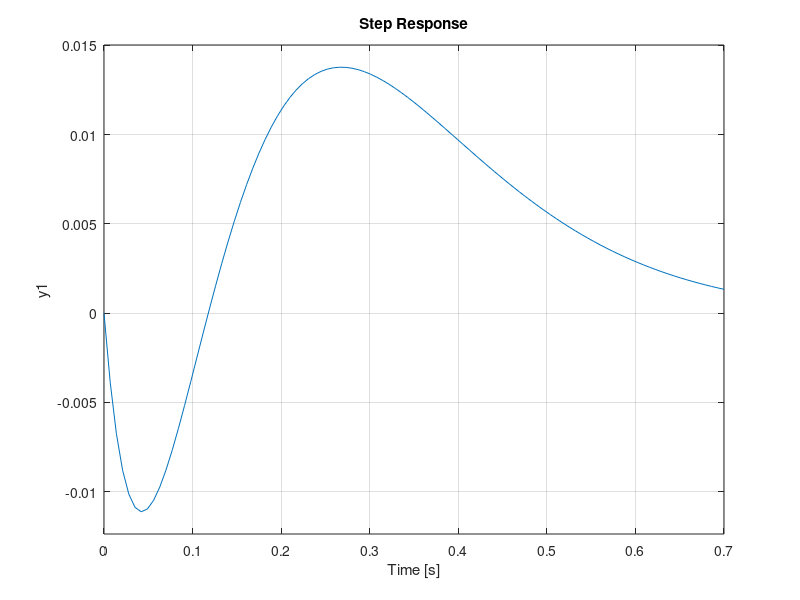
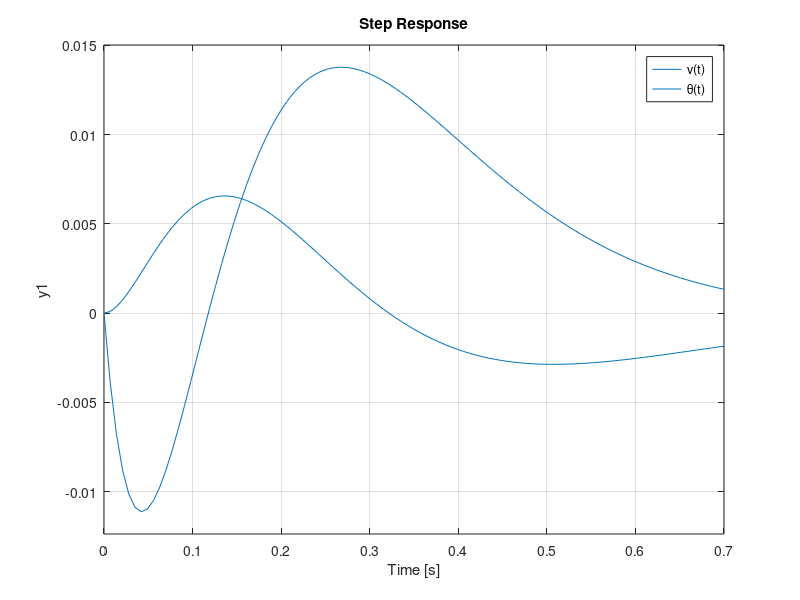

Reproduce these figures in MATLAB, in order.
%% Controlador Variables de estado
clear
clc

A = [0 1 0 0; 0 -0.5452 -6.2896 0; 0 0 0 1; 0 3.7793 88.158 0];
B = [0; -0.63102; 0; 4.3742];
C = [0 1 0 0];
D = 0;

sis = ss(A,B,C,D);
polos = [-9.1 -9.2 -9.4 -9.6];
K=place(A,B,polos); %acker
Alc=A-B*K
sistemaLC=ss(Alc,B,C,D);

%f=1/dcgain(sistemaLC) %no se utiliza porque el límite tiende a cero y
%el precompensador sería f=inf
%sistemaLCn=f*sistemaLC;
Ts=minreal(zpk(sistemaLC)) %se comprueba
figure(1)
step(sistemaLC)
grid on

%%
C_ang = [0 0 1 0];  %revisar

tsys = ss(Alc,B,C_ang,D);

figure(2)
step(sistemaLC);
hold on;
step(tsys);
hold off;
grid on
legend('v(t)', '\theta(t)');

